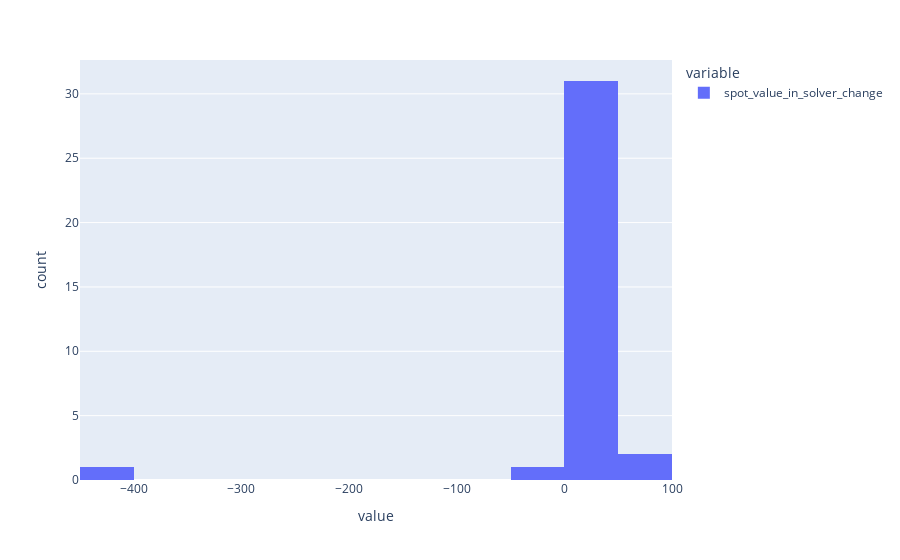

The notebook cell this image was saved under:
### Code cell
px.histogram(df["spot_value_in_solver_change"])

### Figure 1 — Plotly figure (JSON) as saved in the notebook; plotly's stock layout.template omitted (floating-point values rounded to 4 significant figures)
{"data": [{"alignmentgroup": "True", "bingroup": "x", "hovertemplate": "variable=spot_value_in_solver_change<br>value=%{x}<br>count=%{y}<extra></extra>", "legendgroup": "spot_value_in_solver_change", "marker": {"color": "#636efa", "pattern": {"shape": ""}}, "name": "spot_value_in_solver_change", "offsetgroup": "spot_value_in_solver_change", "orientation": "v", "showlegend": true, "type": "histogram", "x": [0.03911, 0.0375, 0.0375, 3.0, 6.0, 76.14, 38.07, 7.5, 7.5, 38.21, 7.239, 5.429, 5.368, 18.75, 8.462, 9.0, 9.0, 9.0, 11.25, 79.9, 11.25, 11.25, 11.25, 11.25, 11.25, 9.0, 11.25, 11.25, 11.25, -438.9, 9.958, 9.0, 9.0, -27.96, 2.924], "xaxis": "x", "yaxis": "y"}], "layout": {"barmode": "relative", "legend": {"title": {"text": "variable"}, "tracegroupgap": 0}, "margin": {"t": 60}, "xaxis": {"anchor": "y", "domain": [0, 1], "title": {"text": "value"}}, "yaxis": {"anchor": "x", "domain": [0, 1], "title": {"text": "count"}}}}
